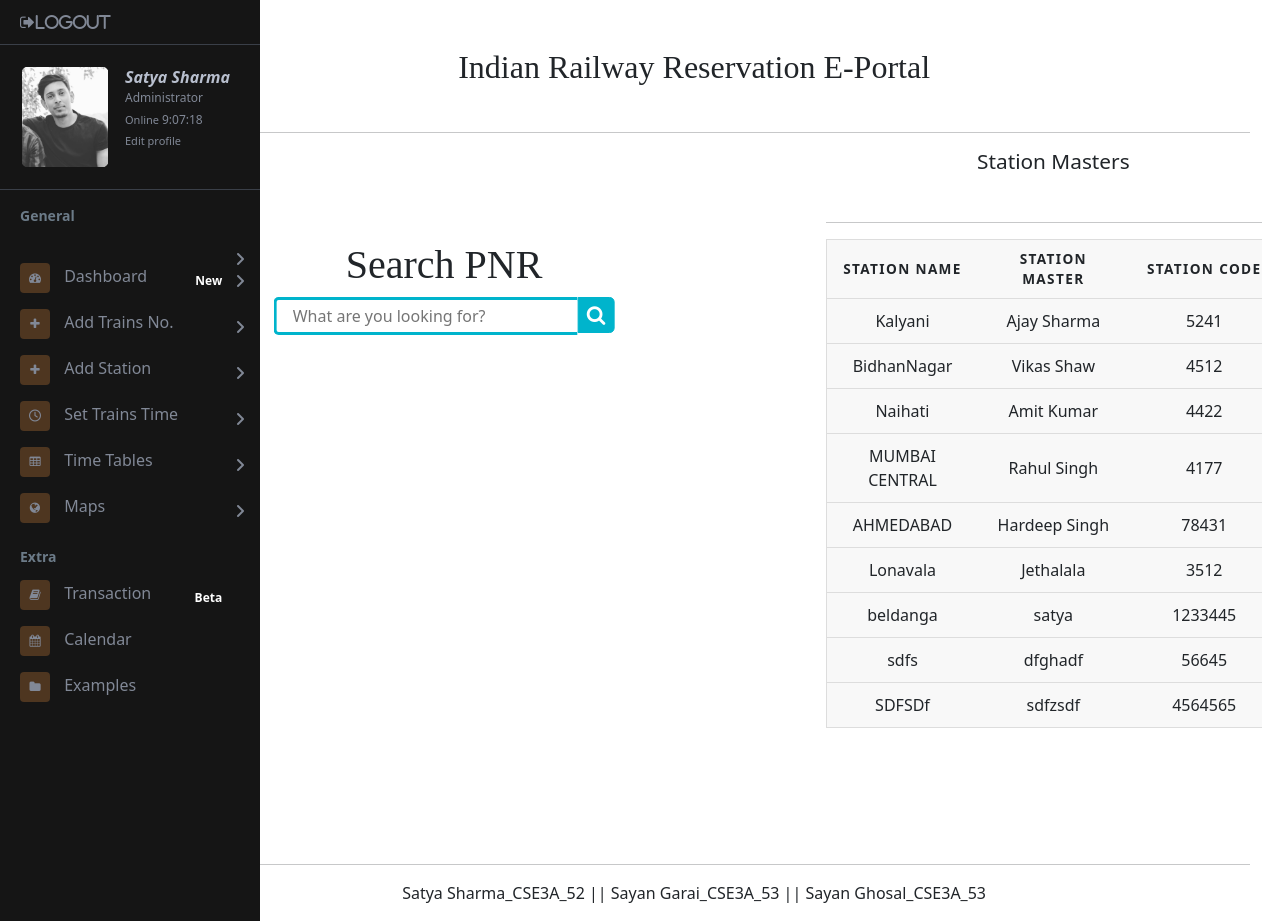
Page /admin/admin_index.php (signed in) on the earlier database version.
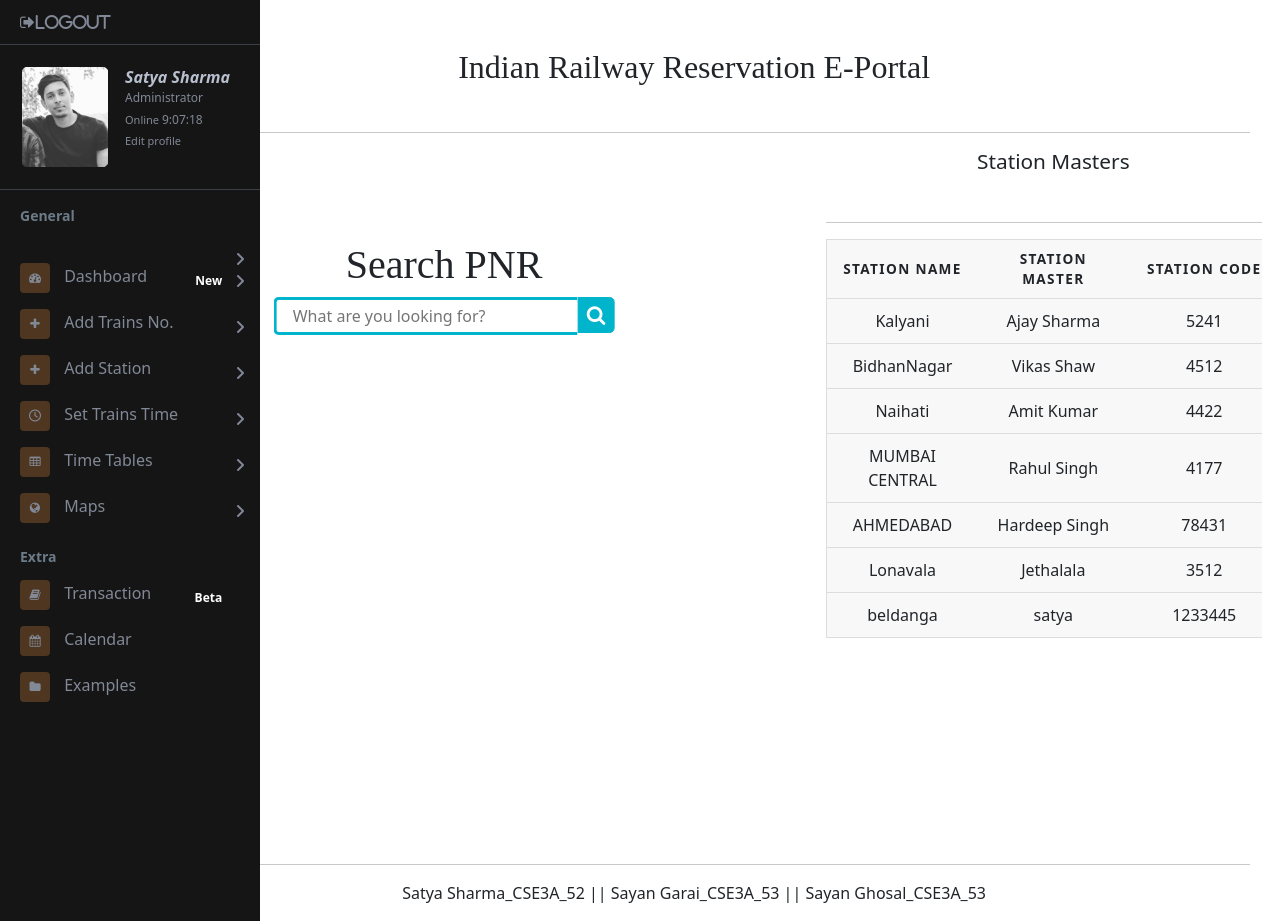
Same page on the later database version.
### tables this page shows
CREATE TABLE `station` (
  `id` int(11) NOT NULL,
  `station_name` varchar(100) NOT NULL,
  `station_code` varchar(100) NOT NULL,
  `station_master` varchar(200) NOT NULL
);

### admin/connection.php (called while the page is built, shortened)
<?php
include("header.php");
?>

### admin/admin_index.php (the view, shortened to what this page needs)
<?php
include("connection.php");
$query="select p_image from admin where email='".$_SESSION['Email']."'";
$result=mysqli_query($con,$query);
$query2="select * from station";
$result2=mysqli_query($con,$query2);
 ?>
<!doctype html>
<html lang="en">
  <head>
    <link rel="stylesheet" href="css/index.css">
    <link rel="stylesheet" href="css/dashboard_tables.css">
    <link rel="stylesheet" href="css/search.css">
    <link rel="stylesheet" href="css/footer.css">
    <link rel="stylesheet" href="path/to/font-awesome/css/font-awesome.min.css">
    <link href="https://cdn.jsdelivr.net/npm/bootstrap@5.0.0-beta3/dist/css/bootstrap.min.css" rel="stylesheet">
  </head>
  <body onload="startTime()">
    <div class="page-wrapper chiller-theme toggled">
      <nav id="sidebar" class="sidebar-wrapper">
        <div class="sidebar-content">
          <div  class="sidebar-brand">
            <a href="login_do.php?logout=true"><i class="fa fa-sign-out" aria-hidden="true">Logout</i></a>
          </div>
          <div class="sidebar-header">
            <div class="user-pic">
              <?php while($fetch=mysqli_fetch_object($result)){ ?>
              <img src="user_profile/<?php echo $fetch->p_image;?>" alt="<?php echo $fetch->p_image;?>">
              <?php } ?>
            </div>
            <div class="user-info">
              <span class="user-name">
                <?php  if (isset($_SESSION['NAME'])) { ?>
                  <em><strong><?php echo $_SESSION['NAME']; ?></em></strong>
                  <?php } ?>
              </span>
              <span class="user-role">Administrator</span>
              <span class="user-status">
                <span>Online  </span><span id="txt" class="user-role">  </span>
                </span>
              <span class="user-status">
                  <span><a href="admin_templates\edit.php" class="user-status"> Edit profile</span>
              </span>
            </div>
          </div>
          <div class="sidebar-menu">
            <ul>
              <li class="header-menu">
                <span>General</span>
              </li>
              <li class="sidebar-dropdown">
                <a href="#">
                  <i class="fa fa-tachometer" aria-hidden="true"></i>
                <span>Dashboard</span>
                  <span class="badge 'badge-pill' ">New</span>
                </a>
              </li>
              <li class="sidebar-dropdown">
                <a href="admin_templates/add_trains.php">
                  <i class="fa fa-plus" aria-hidden="true"></i>
                  <span>Add Trains No.</span>
                </a>
                </li>
                <li class="sidebar-dropdown">
                  <a href="admin_templates/add_station.php">
                    <i class="fa fa-plus" aria-hidden="true"></i>
                    <span>Add Station</span>
                  </a>
                </li>
              <li class="sidebar-dropdown">
                <a href="admin_templates/set_time.php">
                  <i class="fa fa-clock-o" aria-hidden="true"></i>
                  <span>Set Trains Time</span>
                </a>
              </li>
              <li class="sidebar-dropdown">
                <a href="admin_templates/Time_tables.php">
                  <i class="fa fa-table" aria-hidden="true"></i>
                  <span>Time Tables</span>
                </a>
              </li>
              <li class="sidebar-dropdown">
                <a href="https://www.google.com/maps/@22.3867122,78.420565,5z">
                  <i class="fa fa-globe"></i>
                  <span>Maps</span>
                </a>
              </li>
              <li class="header-menu">
                <span>Extra</span>
              </li>
              <li>
                <a href="#">
                  <i class="fa fa-book"></i>
                  <span>Transaction</span>
                  <span class="badge badge-pill badge-primary">Beta</span>
                </a>
              </li>
              <li>
                <a href="#">
                  <i class="fa fa-calendar"></i>
                  <span>Calendar</span>
                </a>
              </li>
              <li>
                <a href="#">
                  <i class="fa fa-folder"></i>
                  <span>Examples</span>
                </a>
              </li>
            </ul>
          </div>
        </div>
      </nav>
<div class="container">
  <h2 class="dash_heading">Indian Railway Reservation E-Portal</h2>
  <hr>
    <div class="table1">
      <h1 class="heading">Station Masters</h1>
      <br>
      <hr>
      <table border="5px">
        <thead>
          <tr>
            <th scope="col">Station Name</th>
            <th scope="col">Station Master</th>
            <th scope="col">Station Code</th>
          </tr>
        </thead>
        <?php while($fetch=mysqli_fetch_object($result2)){ ?>
        <tbody>
          <tr>
            <td><?php echo $fetch->station_name;  ?></td>
            <td><?php echo $fetch->station_master;  ?></td>
            <td><?php echo $fetch->station_code;  ?></td>
          </tr>
        </tbody>
         <?php } ?>
      </table>
    </div>
    <div class="table2">
      <div class="wrap">
        <h1 class="search_pnr">Search PNR</h1>
     <form  action="" method="post">
       <div class="search">
          <input type="text"  name="search" class="searchTerm" placeholder="What are you looking for?">
          <button type="submit" name="search" class="searchButton">
            <i class="fa fa-search"></i>
         </button>
       </div>
     </form>
</div>
    </div>
        </div>
      </div>
      <div class="container">
          <hr>
          <footer>
              <div class="row">
                  <div class="col-lg-14 text-center">
                    <blockquote cite="">
                      Satya Sharma_CSE3A_52  ||  Sayan Garai_CSE3A_53   ||  Sayan Ghosal_CSE3A_53
                    </blockquote>
                  </div>
              </div>
          </footer>
      </div>
  </body>
</html>

### admin/header.php (shortened to what this page needs)
<!doctype html>
<html lang="en">
  <head>
    <link href="https://cdn.jsdelivr.net/npm/bootstrap@5.0.0-beta3/dist/css/bootstrap.min.css" rel="stylesheet">
  </head>
  <body>
    <a href="login_do.php?logout=true"><button type="button" class="btn btn-dark">Logout</button></a>
  </body>
</html>

### admin/css/dashboard_tables.css (style rules this page uses)
body { font-family: "Open Sans", sans-serif; line-height: 1.25; padding-left: 10%; }
.heading { font-size: 1.3em; text-align: center; }
table { border: 1px solid #ccc; border-collapse: collapse; margin: 0; padding: 0; width: 100%; table-layout: fixed; }
table tr { background-color: #f8f8f8; border: 1px solid #ddd; padding: .35em; }
table th, table td { padding: .625em; text-align: center; }
table th { font-size: .85em; letter-spacing: .1em; text-transform: uppercase; }

### admin/css/search.css (style rules this page uses)
body { background: #f2f2f2; font-family: 'Open Sans', sans-serif; }
.search { width: 100%; position: relative; display: flex; }
.searchTerm { width: 100%; border: 3px solid #00B4CC; border-right: none; padding: 16px; height: 20px; border-radius: 5px 0 0 5px; outline: none; color: #9DBFAF; }
.searchButton { width: 40px; height: 36px; border: 1px solid #00B4CC; background: #00B4CC; text-align: center; color: #fff; border-radius: 0 5px 5px 0; cursor: pointer; font-size: 20px; }
.wrap { width: 30%; position: absolute; top: 50%; left: 50%; transform: translate(-50%, -50%); }
.search_pnr { text-align: center; font-family:"Arial Narrow"; }

Differences in the rows shown:
removed station: station_name "sdfs", station_master "dfghadf", station_code "56645"
removed station: station_name "SDFSDf", station_master "sdfzsdf", station_code "4564565"
